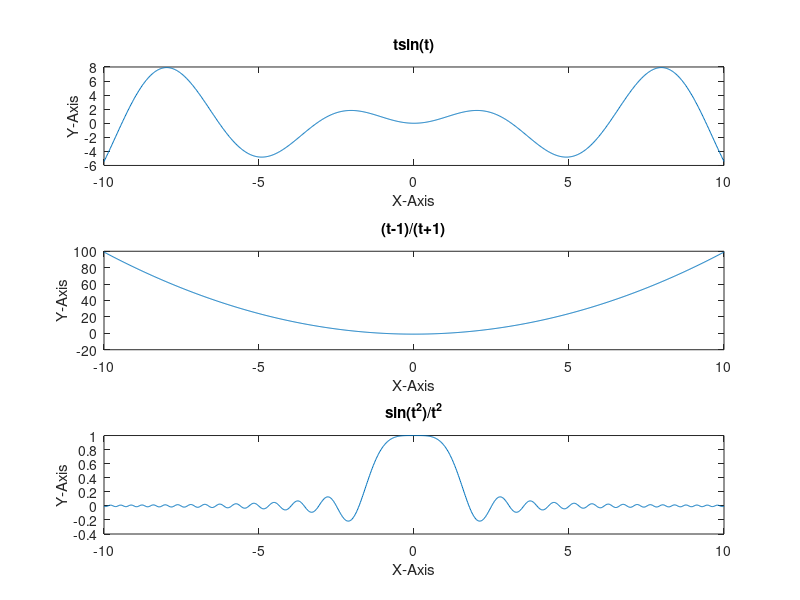

Here is the MATLAB script that generated this plot:

t=linspace(-10,10,1000);
y1=t.*sin(t);
y2=(t-1).*(t+1);
y3=sin(t.^2)./t.^2;


subplot(3,1,1)
plot(t,y1)
xlabel('X-Axis')
ylabel('Y-Axis')
title('tsin(t)')
subplot(3,1,2)
plot(t,y2)
xlabel('X-Axis')
ylabel('Y-Axis')
title('(t-1)/(t+1)')
subplot(3,1,3)
plot(t,y3)
xlabel('X-Axis')
ylabel('Y-Axis')
title('sin(t^2)/t^2')
